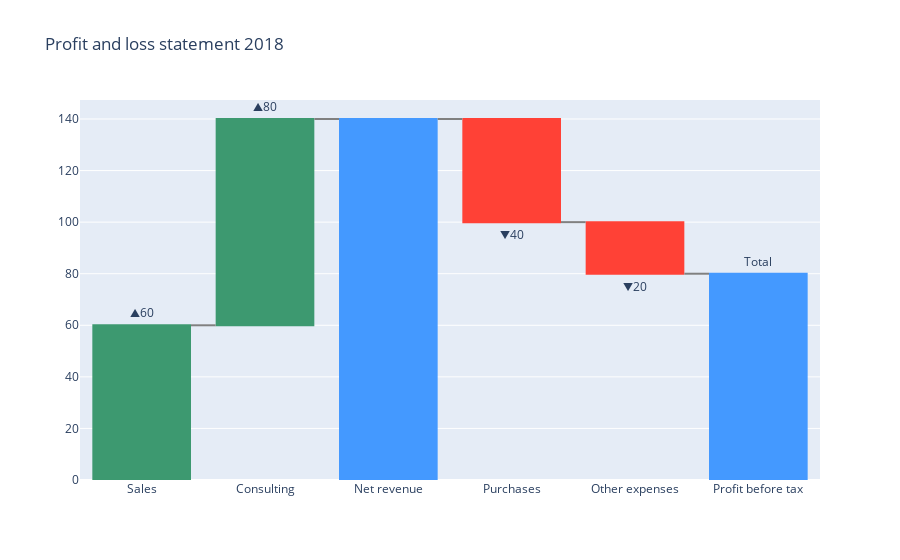

Here is the notebook cell this chart was saved with:
### Markdown cell above
Start with the base example from the documentation:

### Code cell
fig = go.Figure(go.Waterfall(
    measure = ["relative", "relative", "total", "relative", "relative", "total"],
    x = ["Sales", "Consulting", "Net revenue", "Purchases", "Other expenses", "Profit before tax"],
    y = [60, 80, 0, -40, -20, 0],
    textposition = "outside",
    text = ["▲60", "▲80", "", "▼40", "▼20", "Total"],
    connector = {"line":{"color":"grey"}},
))

fig.update_layout(title = "Profit and loss statement 2018")

fig.show()

### Figure 1 — Plotly figure (JSON) as saved in the notebook; plotly's stock layout.template omitted (floating-point values rounded to 4 significant figures)
{"data": [{"connector": {"line": {"color": "grey"}}, "measure": ["relative", "relative", "total", "relative", "relative", "total"], "text": ["▲60", "▲80", "", "▼40", "▼20", "Total"], "textposition": "outside", "type": "waterfall", "x": ["Sales", "Consulting", "Net revenue", "Purchases", "Other expenses", "Profit before tax"], "y": [60, 80, 0, -40, -20, 0]}], "layout": {"title": {"text": "Profit and loss statement 2018"}}}
